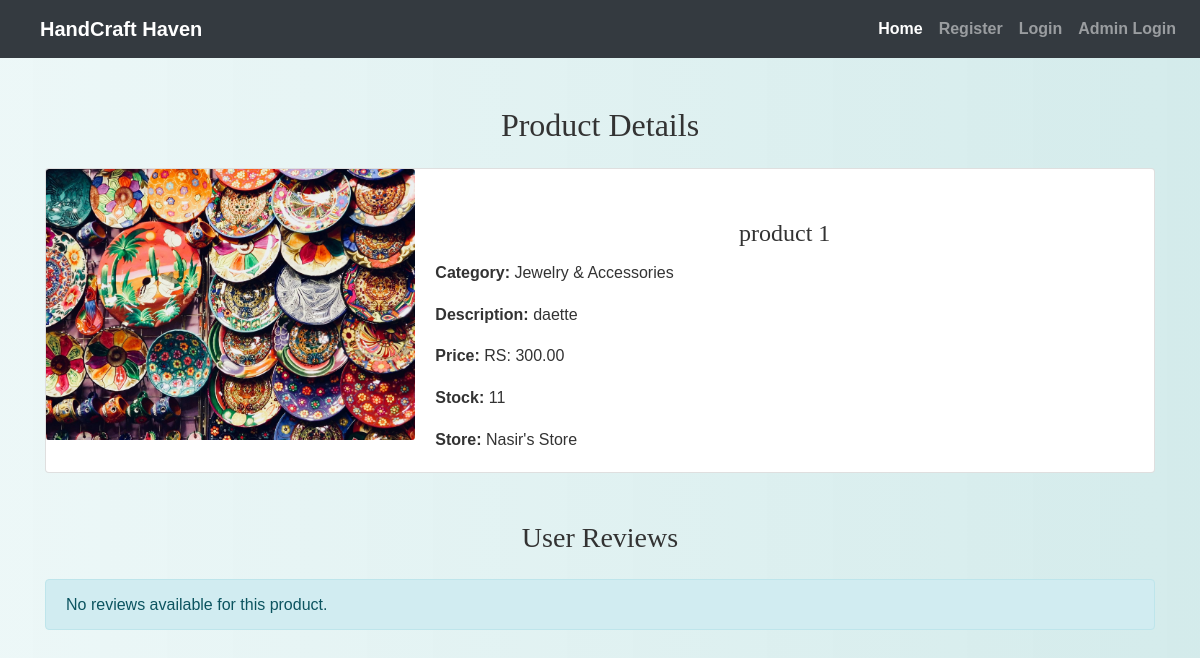
The page /view_ratings_reviews.php?product_id=1 on the database its author committed.
### tables this page shows
CREATE TABLE `products` (
  `ProductID` int(11) NOT NULL,
  `ProductName` varchar(255) NOT NULL,
  `Description` text NOT NULL,
  `Price` decimal(10,2) NOT NULL,
  `StockQuantity` int(11) NOT NULL,
  `CategoryID` int(11) DEFAULT NULL,
  `SellerID` int(11) DEFAULT NULL,
  `ImageURL` varchar(255) DEFAULT NULL,
  `Timestamp` timestamp NOT NULL DEFAULT current_timestamp(),
  `status` enum('pending','approved','rejected') DEFAULT 'approved'
);

CREATE TABLE `categories` (
  `id` int(11) NOT NULL,
  `name` varchar(255) NOT NULL
);

CREATE TABLE `stores` (
  `StoreID` int(11) NOT NULL,
  `StoreName` varchar(255) NOT NULL,
  `Description` text NOT NULL,
  `Location` varchar(255) NOT NULL,
  `SellerID` int(11) NOT NULL
);

### view_ratings_reviews.php (the view, shortened to what this page needs)
<?php
include('config.php');
$product_id = $_GET['product_id'];
$sql_product = "SELECT p.*, c.name AS category_name, s.StoreName
                FROM products p
                JOIN categories c ON p.CategoryID = c.id
                JOIN stores s ON p.SellerID = s.SellerID
                WHERE p.ProductID = $product_id";
$product_result = mysqli_query($conn, $sql_product);
$product = mysqli_fetch_assoc($product_result);
$sql_reviews = "SELECT u.Username, r.Comment, r.Rating, r.Image
                FROM orders o
                INNER JOIN users u ON o.UserID = u.id
                INNER JOIN order_items oi ON o.OrderID = oi.OrderID
                INNER JOIN reviews r ON oi.OrderID = r.OrderID
                WHERE oi.ProductID = $product_id";
$result_reviews = mysqli_query($conn, $sql_reviews);
?>
<!DOCTYPE html>
<html lang="en">
<head>
    <link rel="stylesheet" href="https://maxcdn.bootstrapcdn.com/bootstrap/4.0.0/css/bootstrap.min.css">
    <link rel="stylesheet" href="./css/style.css">
</head>
<body>
<?php include('navbar.php'); ?>
<div class="container mt-5">
    <h2 class="mb-4">Product Details</h2>
    <?php if ($product): ?>
        <div class="card mb-5 product-details">
            <div class="row no-gutters">
                <div class="col-md-4">
                    <img src="seller/products_images/<?php echo $product['ImageURL']; ?>" class="card-img" alt="Product Image">
                </div>
                <div class="col-md-8">
                    <div class="card-body">
                        <h4 class="card-title"><?php echo $product['ProductName']; ?></h4>
                        <p class="card-text"><strong>Category:</strong> <?php echo $product['category_name']; ?></p>
                        <p class="card-text"><strong>Description:</strong> <?php echo $product['Description']; ?></p>
                        <p class="card-text"><strong>Price:</strong> RS: <?php echo number_format($product['Price'], 2); ?></p>
                        <p class="card-text"><strong>Stock:</strong> <?php echo $product['StockQuantity']; ?></p>
                        <p class="card-text"><strong>Store:</strong> <?php echo $product['StoreName']; ?></p>
                    </div>
                </div>
            </div>
        </div>
    <?php endif; ?>
    <h3 class="mb-4">User Reviews</h3>
    <?php if (mysqli_num_rows($result_reviews) > 0): ?>
        <div class="row">
            <?php while ($row = mysqli_fetch_assoc($result_reviews)) : ?>
                <div class="col-md-4 mb-4">
                    <div class="card h-100">
                        <?php if (!empty($row['Image'])) : ?>
                            <img class="card-img-top" src="buyer/uploads/<?php echo $row['Image']; ?>" alt="Review Image">
                        <?php endif; ?>
                        <div class="card-body">
                            <h5 class="card-title">User: <?php echo htmlspecialchars($row['Username']); ?></h5>
                            <p><strong>Rating:</strong>
                                <?php for ($i = 0; $i < intval($row['Rating']); $i++) echo '<span class="fa fa-star"></span>'; ?>
                            </p>
                            <p class="card-text"><strong>Comment:</strong> <?php echo htmlspecialchars($row['Comment']); ?></p>
                        </div>
                    </div>
                </div>
            <?php endwhile; ?>
        </div>
    <?php else: ?>
        <div class="alert alert-info">No reviews available for this product.</div>
    <?php endif; ?>
</div>
</body>
</html>

### css/style.css (style rules this page uses)
body { background: linear-gradient(90deg, rgba(233, 246, 246, 0.831), rgba(207, 233, 233, 0.9)); font-family: 'Arial', sans-serif; color: #333; line-height: 1.6; }
h1, h2, h3, h4 { text-align: center; margin-top: 30px; margin-bottom: 30px; font-family: 'Georgia', serif; }
.container { margin-bottom: 40px; }

### view_ratings_reviews.php (style rules this page uses)
.product-details img { width: 100%; height: auto; max-height: 300px; object-fit: cover; }

### rows shown on the page
products: ImageURL (picture), ProductName "product 1", CategoryID.name "Jewelry & Accessories", Description "daette", Price "300.00", StockQuantity "11", stores.StoreName "Nasir's Store"
